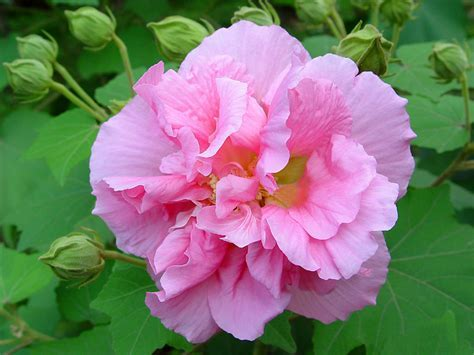
#> input picture src/eai_tutorials/images/flower.jpg, 474 x 355 px
$ python image.py   (Python 2 division)
#> lines starting #> are read from the running program, lines starting #| are printed output that depends on the picture; after the words box and inside, x2 and y2 are one past the last pixel; in counts of white or black regions, pixels touching at a corner belong together
#!/usr/bin/env python
import cv2
import numpy
import os

# create_image

randomByteArray = bytearray(os.urandom(120000))
flatNumpyArray = numpy.array(randomByteArray)
flatNumpyArray = numpy.random.randint(0,256,120000)

grayImage = flatNumpyArray.reshape(300,400)
bgrImage = flatNumpyArray.reshape(100,400,3)

cv2.imwrite('../images/RandomGray.jpg',grayImage)
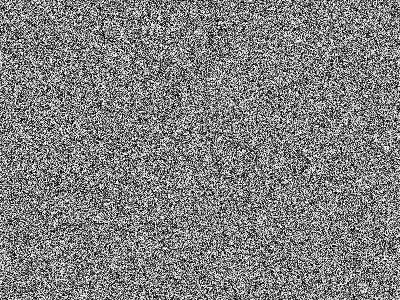
#> saved as RandomGray.jpg: shape (300, 400); min 0, max 255, mean 127.7
cv2.imwrite('../images/RandomColor.jpg',bgrImage)
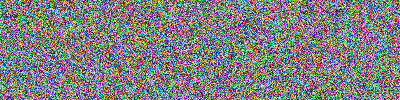
#> saved as RandomColor.jpg: shape (100, 400, 3); mean B, G, R 127.6, 128, 127.7

cv2.imshow('RandomGray.jpg',cv2.imread('../images/RandomGray.jpg'))
cv2.imshow('RandomColor.jpg',cv2.imread('../images/RandomColor.jpg'))
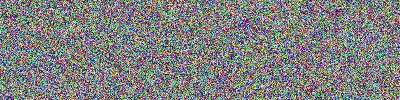
#> window 'RandomColor.jpg': shape (100, 400, 3); mean B, G, R 127.6, 128, 127.7

cv2.waitKey()
cv2.destroyAllWindows()


# numpy_array

img = cv2.imread('../images/flower.jpg')
#> img is the input picture: shape (355, 474, 3); mean B, G, R 110.5, 121.2, 124.3
print 'shape: ',img.shape
#| shape:  (355, 474, 3)
print 'size : ',img.size
#| size :  504810
print 'dtype: ',img.dtype
#| dtype:  uint8

print 'img.item(10,120,0) value: ',img.item(10,120,0)
#| img.item(10,120,0) value:  15
img.itemset((10,120,0),255)
#> img: shape (355, 474, 3); under 0.01% of pixels changed, all inside (x1, y1, x2, y2) = (120, 10, 121, 11)
print 'img.item(10,120,0) value: ',img.item(10,120,0)
#| img.item(10,120,0) value:  255

cv2.imshow('flower.jpg',img)
cv2.waitKey()
cv2.destroyAllWindows()


# Region of Interest

img = cv2.imread('../images/flower.jpg')
roi = img[0:100, 0:100]
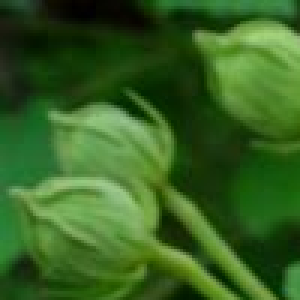
#> roi: shape (100, 100, 3) (shown 3 times larger); mean B, G, R 33.6, 96.6, 53.8
img[100:200, 100:200] = roi
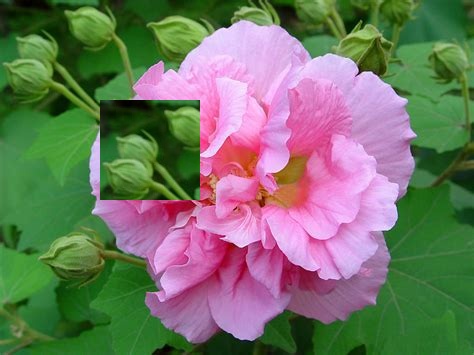
#> img: shape (355, 474, 3); 5.94% of pixels changed, all inside (x1, y1, x2, y2) = (100, 100, 200, 200)
cv2.imshow('ROI', img)

cv2.waitKey()
cv2.destroyAllWindows()


# no_green

img = cv2.imread('../images/flower.jpg')
cv2.imshow('Original', img)

img[:, :, 1] = 0
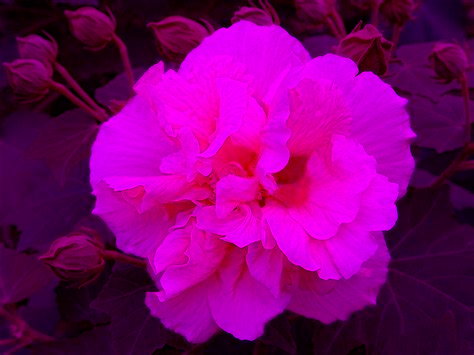
#> img: shape (355, 474, 3); mean B, G, R 110.5, 0, 124.3
cv2.imshow('no_Green', img)

cv2.waitKey()
cv2.destroyAllWindows()

$ run again, with src/eai_tutorials/images/coin.jpg copied over src/eai_tutorials/images/flower.jpg
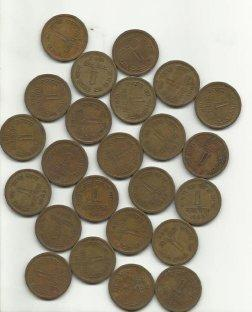
#> input picture src/eai_tutorials/images/coin.jpg, 252 x 312 px
#> img is the input picture: shape (312, 252, 3); mean B, G, R 136.4, 153.2, 161.4
#| shape:  (312, 252, 3)
#| size :  235872
#| dtype:  uint8
#| img.item(10,120,0) value:  239
#| img.item(10,120,0) value:  255
#> `roi = img[0:100, 0:100]`:
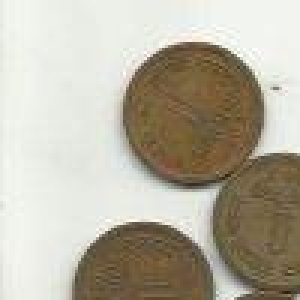
#> roi: shape (100, 100, 3) (shown 3 times larger); mean B, G, R 161.4, 177.1, 183.1
#> `img[:, :, 1] = 0`:
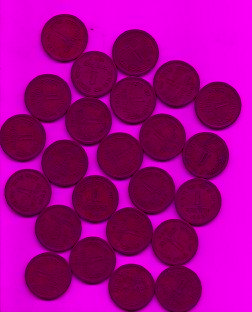
#> img: shape (312, 252, 3); mean B, G, R 136.4, 0, 161.4
